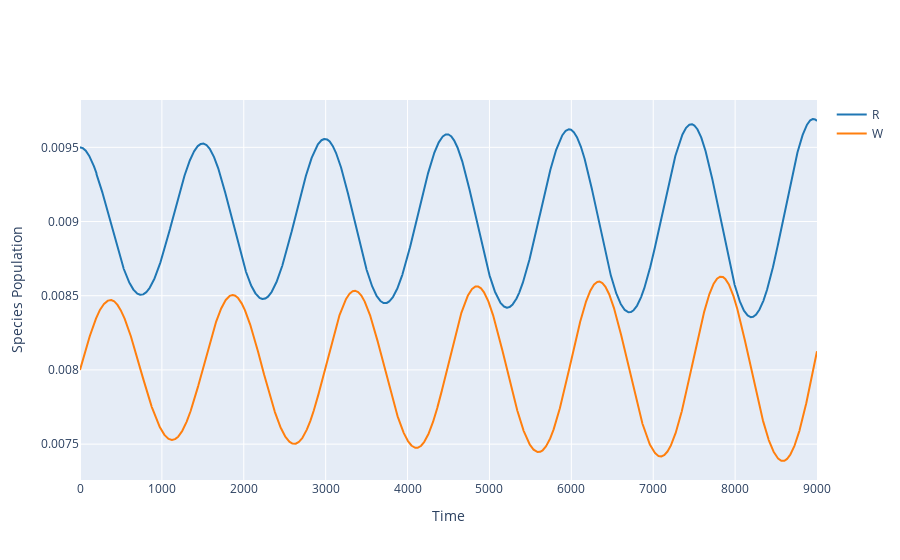

The notebook cell this image was saved under:
### Code cell
results.plotplotly()

### Figure 1 — Plotly figure (JSON) as saved in the notebook; plotly's stock layout.template omitted (floating-point values rounded to 4 significant figures; data arrays with more than 128 entries replaced by an {"elided": "..."} marker saying what was removed)
{"data": [{"line": {"color": "#1f77b4"}, "mode": "lines", "name": "R", "type": "scatter", "x": {"elided": "9001 int values"}, "y": {"elided": "9001 float values"}}, {"line": {"color": "#ff7f0e"}, "mode": "lines", "name": "W", "type": "scatter", "x": {"elided": "9001 int values"}, "y": {"elided": "9001 float values"}}], "layout": {"showlegend": true, "title": {"text": ""}, "xaxis": {"title": {"text": "Time "}}, "yaxis": {"title": {"text": "Species Population"}}}}
